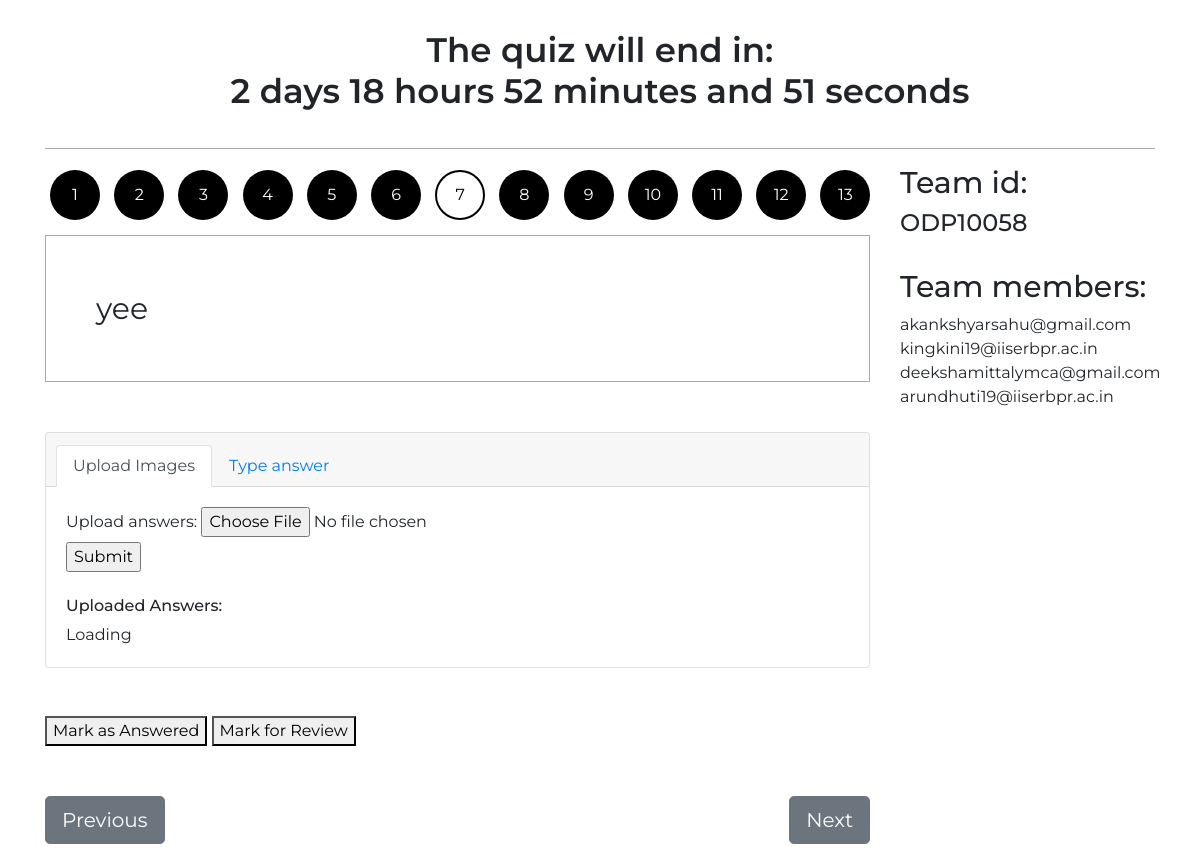
Page /test/7 (signed in) on the committed database.
### examPortalApp/models.py (models this page shows)
class Question(models.Model):
    question_number = models.IntegerField(unique=True, null=False)
    question_content = models.TextField()
    question_subject = models.CharField(max_length=15)
    question_type = models.CharField(max_length=2, default='s')
    question_answers = models.CharField(max_length=100)

class Team(models.Model):
    team_id = models.CharField(max_length=15, primary_key=True)
    sequence = models.CharField(max_length=10)
    users = models.ManyToManyField(User)
    college = models.CharField(max_length=200)
    zone = models.CharField(max_length=5)

class User(AbstractUser):
    phone_number = models.CharField(max_length=15)
    generated_pass = models.CharField(max_length=100)
    passwordSet = models.BooleanField(default=False)
    session_key = models.CharField(max_length=100, null=True)

### examPortalApp/views.py (the view, shortened to what this page needs)
# urls.py: path('test/<int:qnumber>', views.open_test, name="test_no"),
@login_required
def open_test(request,qnumber=None):
    now = timezone.now()
    test_start=(GlobalVariables.objects.get_or_create(pk=1, defaults={'test_start': pytz.UTC.localize(datetime.datetime(2021, 1, 26, 22, 0, 0)),  'test_end': pytz.UTC.localize(datetime.datetime(2021, 1, 26, 22, 30, 0))})[0]).test_start
    test_end=GlobalVariables.objects.get(pk=1).test_end
    q_count= Question.objects.all().count();
    q_current = 1 if (qnumber is None) else int(qnumber);
    q=Question.objects.get(question_number=qnumber)
    team=request.user.team_set.first()
    if now<test_start:
        return render(request, "examPortalApp/waitingroom.html", {"UTCDate": test_start.day, "UTCMonth": test_start.month, "UTCYear": test_start.year, "UTCHours": test_start.hour, "UTCMinutes": test_start.minute, "UTCSeconds": test_start.second})
    if now<test_end:
        review_questions=list(Question.objects.filter(answer__team_instance=team, answer__status='r').values_list('question_number', flat=True))
        answered_questions=list(Question.objects.filter(answer__team_instance=team, answer__status='a').values_list('question_number', flat=True))
        if q.question_type=='s':
            a=(Answer.objects.get_or_create(question_instance=q, team_instance=request.user.team_set.first()))[0]
            return render(request, "examPortalApp/testportal.html", {"answer_text": a.answer_content, "selected_options": [], "review_questions": review_questions, "answered_questions": answered_questions, "answer_status": a.status, "team": team, "labels": [], "options": [], "QNum": q_current, "QCount": q_count, "QType": 's', "content": q.question_content, "UTCDate": test_end.day, "UTCMonth": test_end.month, "UTCYear": test_end.year, "UTCHours": test_end.hour, "UTCMinutes": test_end.minute, "UTCSeconds": test_end.second})
    return render(request, "examPortalApp/testended.html")

### examPortalApp/templates/examPortalApp/testportal.html (shortened to what this page needs)
{% extends 'examPortalApp/body.html' %}
{% load mathfilters %}
{% block content %}
  <div class="container">
    <h2>The quiz will end in: <div id="time"></div>
    </h2>
    <hr>
    <div class="row">
      <div class="col-lg-9 ">
        <div id="nav-questions">
          {% for i in ''|center:QCount %}
          <button onclick='getQuestion({{forloop.counter}})' class='btn {% if forloop.counter == QNum %}visited active{% endif %}  btn-primary btn-md'>{{forloop.counter}}</button>
          {% endfor %}
        </div>
        <div id="q-content">{{content|safe}}</div>
        <div class="answer-section">
          {% if QType == 'm' %}
          <form action="{% url 'save_m_answer' %}" method="post">
            {% csrf_token %}
            {% for option_set in options %}
            {% for option in option_set %}
            {% if forloop.counter0 == 0 %}
            <h5>{{option}}</h5>
            {% else %}
            <label for="opt-{{forloop.parentloop.counter0|mul:4|add:forloop.counter0}}">{{option}}</label>
            <input {% if forloop.parentloop.counter0|mul:4|add:forloop.counter0 in selected_options %}checked{% endif %} id="mcq-btn-{{forloop.parentloop.counter0|mul:4|add:forloop.counter0}}" oninput="answerChange()" type="radio" name="choice-{{forloop.parentloop.counter}}" value="{{forloop.parentloop.counter0|mul:4|add:forloop.counter0}}">
            {% endif %}
            {% endfor %}
            {% endfor %}
            <br>
            <input id="qnumber" type="hidden" name="qnumber" value="{{QNum}}">
            <input type="reset" onclick="return resetForm(this.form);" value="Clear Response">
            <br>
            <input type="submit" name="" value="Save Answer">
          </form>
          {% if answer_status != 'r' %}
          <button id="mark-review-btn-inactive" type="button" name="review" onclick="markReview()">Mark for Review</button>
          {% else %}
          <button id="mark-review-btn-active" type="button" name="review" onclick="markUnanswered()">Marked for Review</button>
          {% endif %}
          {% elif QType == 's' %}
          <div class="card">
            <div class="card-header">
              <ul class="nav nav-tabs card-header-tabs">
                <li class="nav-item">
                  <a id="img-upload-tab-btn" class="nav-link active" aria-current="true" onclick="activateImgUploadForm()" href="javascript:;">Upload Images</a>
                </li>
                <li class="nav-item">
                  <a id="typebox-upload-tab-btn" class="nav-link" aria-current="true" onclick="activateTextboxForm()" href="javascript:;">Type answer</a>
                </li>
              </ul>
            </div>
            <div class="card-body">
              <div id="img-upload-tab-body">
                <form action="{% url 'upload_answer' %}" method="post" enctype="multipart/form-data">
                  <div class="fieldWrapper" id="fileFieldWrapper">
                    <label for="id_file">Upload answers:</label>
                    <input type="file" name="file" required id="id_file">
                  </div>
                  <input type="submit" name="" value="Submit">
                </form>
                <br>
                <h6>Uploaded Answers:</h6>
                <div id="uploadedAnswers">
                </div>
              </div>
            </div>
          </div>
          <br><br>
          {% if answer_status != 'a' %}
          <button id="mark-answered-btn-inactive" type="button" name="review" onclick="markAnswered()">Mark as Answered</button>
          {% else %}
          <button id="mark-answered-btn-active" type="button" name="review" onclick="markUnanswered()">Marked as Answered</button>
          {% endif %}
          {% if answer_status != 'r' %}
          <button id="mark-review-btn-inactive" type="button" name="review" onclick="markReview()">Mark for Review</button>
          {% else %}
          <button id="mark-review-btn-active" type="button" name="review" onclick="markUnanswered()">Marked for Review</button>
          {% endif %}
          {% endif %}
          <div id="nav_buttons">
            <button onclick="prevQuestion();" id="prev" type="button" class="btn btn-secondary btn-lg">Previous</button>
            <button onclick="nextQuestion();" id="next" type="button" class="btn btn-secondary btn-lg" style="float: right;">Next</button>
          </div>
        </div>
      </div>
      <div id="members" class="col-lg-3">
        <h3>Team id:</h3>
        <h4>{{team.team_id}}</h4>
        <br>
        <h3>Team members:</h3>
        {% for member in team.users.all %}
        {{member}}<br>
        {% endfor %}
      </div>
    </div>
  </div>
{% endblock %}

### examPortalApp/static/examPortalApp/css/styles.css (style rules this page uses)
body { font-family: "Montserrat", sans-serif; }
h2 { font-family: "Montserrat", sans-serif; font-weight: 600; margin: 10px; font-size: 28px; }
hr { border-top: 1px solid #aaa; }
#time { display:inline-block }
#nav-questions { overflow-x: auto; white-space: nowrap; }
#nav-questions button { width: 50px; height: 50px; margin:5px; border:none; background-color: black; border-radius: 50%; }
#nav-questions .active { border:2px solid black; background-color: white; color: black; }
#q-content { padding:10px; font-size: 30px; margin: 10px auto 50px auto; padding: 50px; border-style: solid; border-width: 1px; border-color: #aaa; }
#members h3 { font-size: 30px; }
#nav_buttons { margin: 50px auto 20px auto; }
h2 { text-align: center; padding: 20px; font-size: 34px; }

### rows in the picture
Question: question_content "yee"
Team: team_id "ODP10058"
User: username "akankshyarsahu@gmail.com"
User: username "kingkini19@iiserbpr.ac.in"
User: username "deekshamittalymca@gmail.com"
User: username "arundhuti19@iiserbpr.ac.in"
